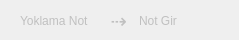
       <widget class="QWidget" name="qw_not_gir">
        <widget class="QLabel" name="label_29">
         <property name="geometry">
          <rect>
           <x>20</x>
           <y>10</y>
           <width>91</width>
           <height>21</height>
          </rect>
         </property>
         <property name="font">
          <font>
           <pointsize>9</pointsize>
          </font>
         </property>
         <property name="styleSheet">
          <string notr="true">QLabel{
color:silver;
background:transparent;
}</string>
         </property>
         <property name="text">
          <string>Yoklama Not</string>
         </property>
        </widget>
        <widget class="QLabel" name="label_30">
         <property name="geometry">
          <rect>
           <x>105</x>
           <y>13</y>
           <width>31</width>
           <height>16</height>
          </rect>
         </property>
         <property name="font">
          <font>
           <pointsize>15</pointsize>
          </font>
         </property>
         <property name="styleSheet">
          <string notr="true">QLabel{
color:silver;
background:transparent;
}</string>
         </property>
         <property name="text">
          <string> ⇢</string>
         </property>
        </widget>
        <widget class="QLabel" name="label_31">
         <property name="geometry">
          <rect>
           <x>139</x>
           <y>10</y>
           <width>91</width>
           <height>21</height>
          </rect>
         </property>
         <property name="font">
          <font>
           <pointsize>9</pointsize>
          </font>
         </property>
         <property name="styleSheet">
          <string notr="true">QLabel{
color:silver;
background:transparent;
}</string>
         </property>
         <property name="text">
          <string>Not Gir</string>
         </property>
        </widget>
       </widget>
